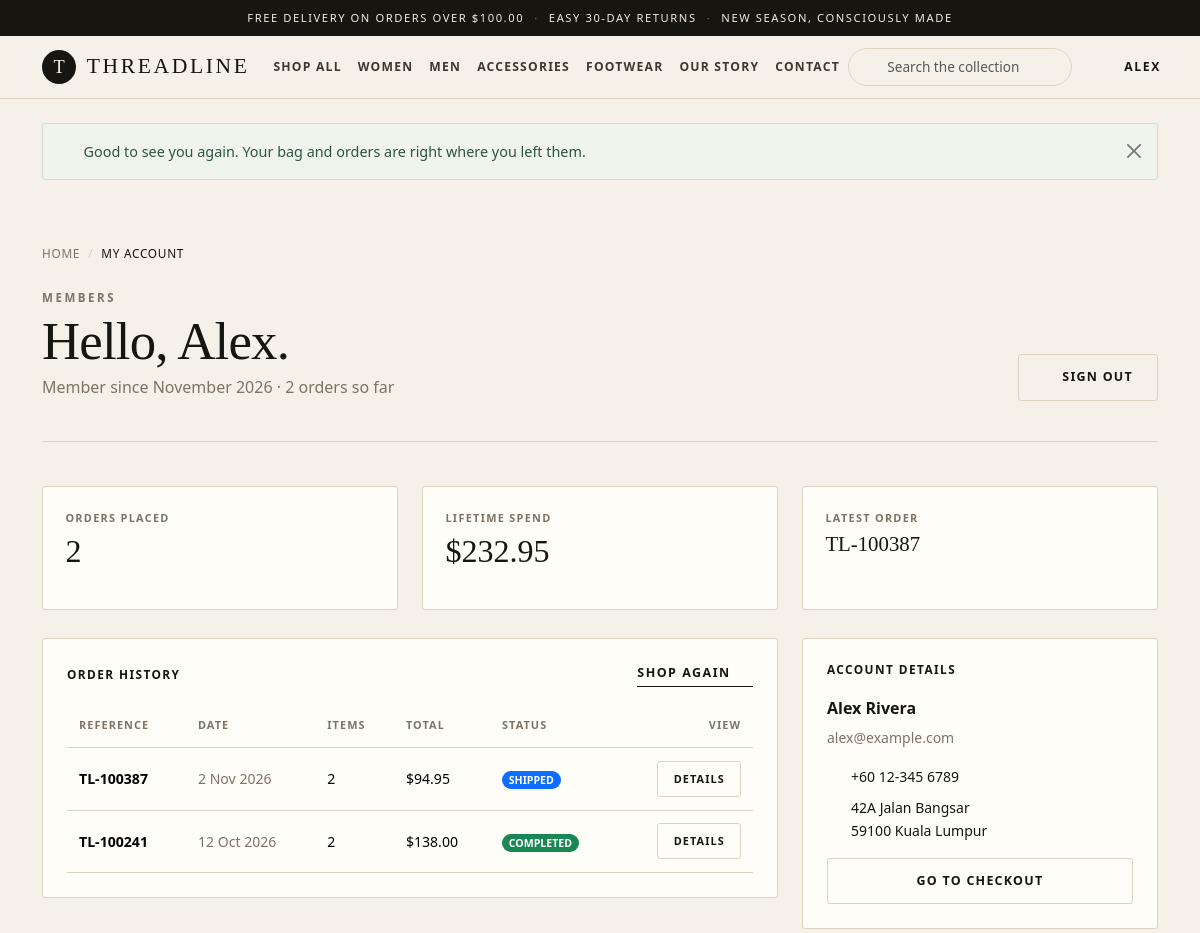
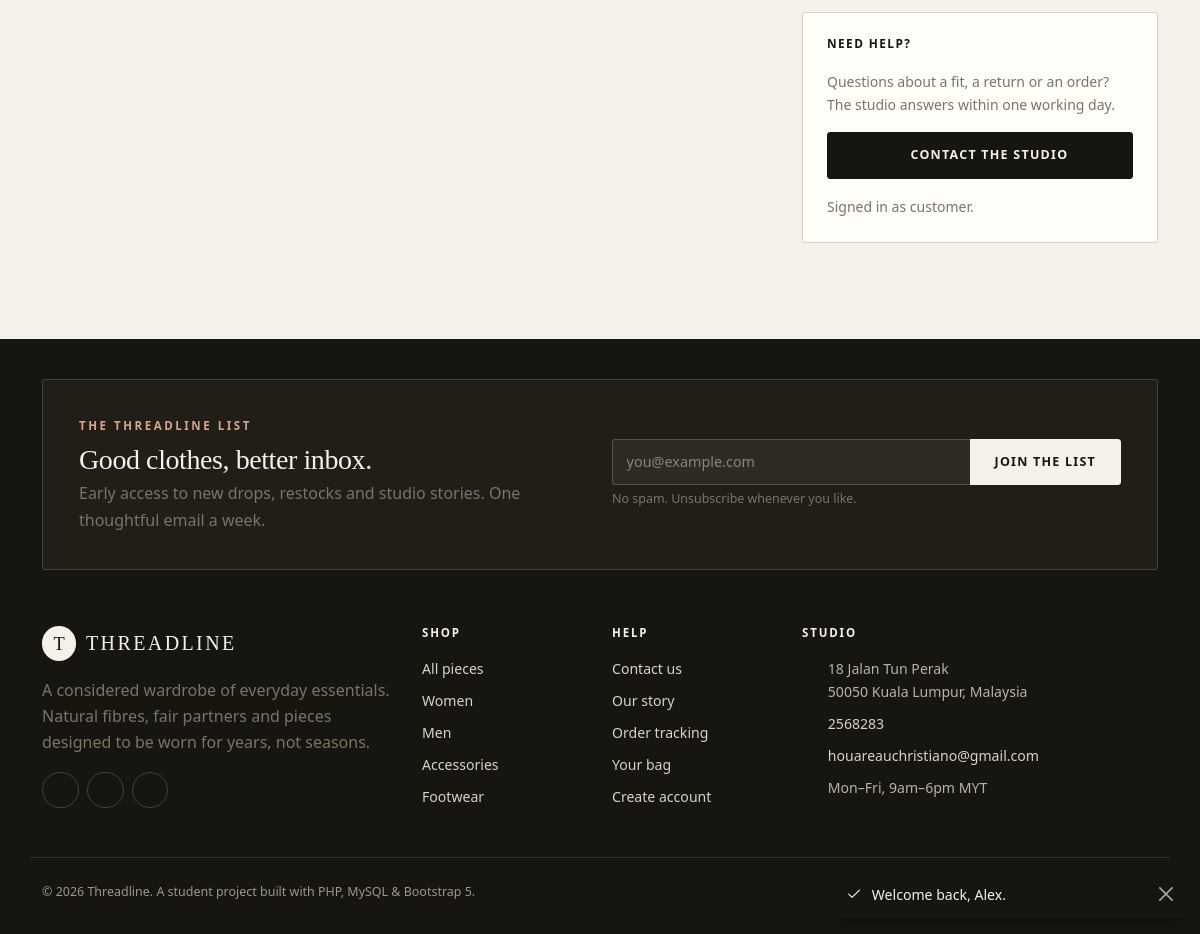
Page /account.php (signed in) on the committed database (2 pictures, top to bottom).
### tables this page shows
CREATE TABLE users (
    id            INT UNSIGNED AUTO_INCREMENT PRIMARY KEY,
    full_name     VARCHAR(100) NOT NULL,
    email         VARCHAR(150) NOT NULL,
    password_hash VARCHAR(255) NOT NULL,
    phone         VARCHAR(30) DEFAULT NULL,
    address       VARCHAR(255) DEFAULT NULL,
    city          VARCHAR(100) DEFAULT NULL,
    postcode      VARCHAR(20) DEFAULT NULL,
    role          ENUM('customer', 'admin') NOT NULL DEFAULT 'customer',
    created_at    TIMESTAMP NOT NULL DEFAULT CURRENT_TIMESTAMP,
    UNIQUE KEY uq_users_email (email)
);

CREATE TABLE orders (
    id             INT UNSIGNED AUTO_INCREMENT PRIMARY KEY,
    user_id        INT UNSIGNED NOT NULL,
    reference      VARCHAR(20) NOT NULL,
    full_name      VARCHAR(100) NOT NULL,
    email          VARCHAR(150) NOT NULL,
    phone          VARCHAR(30) NOT NULL,
    address        VARCHAR(255) NOT NULL,
    city           VARCHAR(100) NOT NULL,
    postcode       VARCHAR(20) NOT NULL,
    subtotal       DECIMAL(10, 2) NOT NULL,
    shipping       DECIMAL(10, 2) NOT NULL DEFAULT 0.00,
    total          DECIMAL(10, 2) NOT NULL,
    payment_method VARCHAR(30) NOT NULL DEFAULT 'card',
    status         ENUM('pending', 'paid', 'shipped', 'completed', 'cancelled')
                   NOT NULL DEFAULT 'pending',
    created_at     TIMESTAMP NOT NULL DEFAULT CURRENT_TIMESTAMP,
    UNIQUE KEY uq_orders_reference (reference),
    KEY idx_orders_user (user_id),
    CONSTRAINT fk_orders_user FOREIGN KEY (user_id)
        REFERENCES users (id) ON UPDATE CASCADE
);

### account.php (the view, shortened to what this page needs)
<?php
require_once __DIR__ . '/includes/auth.php';
$userId = (int) $_SESSION['user_id'];
$userStmt = $conn->prepare("SELECT * FROM users WHERE id = ?");
$userStmt->bind_param('i', $userId);
$userStmt->execute();
$user = $userStmt->get_result()->fetch_assoc();
$ordersStmt = $conn->prepare(
    "SELECT o.*, COUNT(oi.id) AS item_count
       FROM orders o
       LEFT JOIN order_items oi ON oi.order_id = o.id
      WHERE o.user_id = ?
      GROUP BY o.id
      ORDER BY o.created_at DESC"
);
$ordersStmt->bind_param('i', $userId);
$ordersStmt->execute();
$orders = $ordersStmt->get_result()->fetch_all(MYSQLI_ASSOC);
$totalSpent = array_sum(array_column($orders, 'total'));
$latestOrder = $orders[0] ?? null;
include __DIR__ . '/includes/header.php';
?>
<div class="container py-4 py-lg-5">
    <nav aria-label="Breadcrumb">
        <ol class="breadcrumb">
            <li class="breadcrumb-item"><a href="index.php">Home</a></li>
            <li class="breadcrumb-item active" aria-current="page">My account</li>
        </ol>
    </nav>
    <header class="page-header pt-2 d-flex flex-wrap align-items-end justify-content-between gap-3">
        <div>
            <p class="kicker">Members</p>
            <h1 class="mb-1">Hello, <?= e(explode(' ', $user['full_name'])[0]) ?>.</h1>
            <p>Member since <?= e(date('F Y', strtotime($user['created_at']))) ?> · <?= count($orders) ?> <?= count($orders) === 1 ? 'order' : 'orders' ?> so far</p>
        </div>
        <div class="d-flex flex-wrap gap-2">
            <a class="btn btn-outline-warm" href="logout.php"><?= icon('logout') ?> Sign out</a>
        </div>
    </header>
    <div class="row g-4">
        <div class="col-md-4">
            <div class="stat-card mb-3">
                <div class="d-flex justify-content-between align-items-start">
                    <div>
                        <p class="stat-label mb-0">Orders placed</p>
                        <p class="stat-value mb-0"><?= count($orders) ?></p>
                    </div>
                    <span class="stat-icon"><?= icon('box') ?></span>
                </div>
            </div>
        </div>
        <div class="col-md-4">
            <div class="stat-card mb-3">
                <div class="d-flex justify-content-between align-items-start">
                    <div>
                        <p class="stat-label mb-0">Lifetime spend</p>
                        <p class="stat-value mb-0"><?= money($totalSpent) ?></p>
                    </div>
                    <span class="stat-icon"><?= icon('card') ?></span>
                </div>
            </div>
        </div>
        <div class="col-md-4">
            <div class="stat-card mb-3">
                <div class="d-flex justify-content-between align-items-start">
                    <div>
                        <p class="stat-label mb-0">Latest order</p>
                        <p class="stat-value mb-0" style="font-size:1.3rem"><?= $latestOrder ? e($latestOrder['reference']) : '—' ?></p>
                    </div>
                    <span class="stat-icon"><?= icon('clock') ?></span>
                </div>
            </div>
        </div>
    </div>
    <div class="row g-4 mt-1">
        <div class="col-lg-8">
            <div class="panel">
                <div class="d-flex justify-content-between align-items-center mb-3">
                    <h2 class="panel-title mb-0">Order history</h2>
                    <a class="link-arrow" href="shop.php">Shop again <?= icon('arrow-right') ?></a>
                </div>
                <?php if (!$orders): ?>
                    <div class="empty-state border-0 py-4">
                        <?= icon('box') ?>
                        <h3 class="h5">No orders yet</h3>
                        <p class="text-muted-warm mb-3">Once you place an order it will appear here with live status.</p>
                        <a class="btn btn-ink" href="shop.php">Browse the collection</a>
                    </div>
                <?php else: ?>
                    <div class="table-responsive">
                        <table class="table table-threadline align-middle">
                            <thead>
                                <tr>
                                    <th scope="col">Reference</th>
                                    <th scope="col">Date</th>
                                    <th scope="col">Items</th>
                                    <th scope="col">Total</th>
                                    <th scope="col">Status</th>
                                    <th scope="col" class="text-end">View</th>
                                </tr>
                            </thead>
                            <tbody>
                                <?php foreach ($orders as $order): ?>
                                    <tr>
                                        <td class="fw-semibold"><?= e($order['reference']) ?></td>
                                        <td class="text-muted-warm"><?= e(date('j M Y', strtotime($order['created_at']))) ?></td>
                                        <td><?= (int) $order['item_count'] ?></td>
                                        <td><?= money($order['total']) ?></td>
                                        <td><?= status_badge($order['status']) ?></td>
                                        <td class="text-end">
                                            <a class="btn btn-sm btn-outline-warm" href="order-confirmation.php?ref=<?= urlencode($order['reference']) ?>">Details</a>
                                        </td>
                                    </tr>
                                <?php endforeach; ?>
                            </tbody>
                        </table>
                    </div>
                <?php endif; ?>
            </div>
        </div>
        <div class="col-lg-4">
            <div class="panel mb-3">
                <h2 class="panel-title">Account details</h2>
                <p class="mb-1 fw-semibold"><?= e($user['full_name']) ?></p>
                <p class="small text-muted-warm mb-3"><?= e($user['email']) ?></p>
                <ul class="list-unstyled small mb-3">
                    <li class="d-flex gap-2 mb-2"><?= icon('phone') ?><span><?= e($user['phone'] ?: 'No phone saved') ?></span></li>
                    <li class="d-flex gap-2"><?= icon('pin') ?><span><?= e($user['address'] ?: 'No address saved yet') ?><?= $user['city'] ? '<br>' . e($user['postcode']) . ' ' . e($user['city']) : '' ?></span></li>
                </ul>
                <a class="btn btn-outline-warm w-100" href="checkout.php">Go to checkout</a>
            </div>
            <div class="panel">
                <h2 class="panel-title">Need help?</h2>
                <p class="small text-muted-warm">Questions about a fit, a return or an order? The studio answers within one working day.</p>
                <a class="btn btn-ink w-100" href="contact.php"><?= icon('message') ?> Contact the studio</a>
                <p class="small text-muted-warm mt-3 mb-0">Signed in as <?= e($user['role']) ?>.</p>
            </div>
        </div>
    </div>
</div>
<?php include __DIR__ . '/includes/footer.php'; ?>

### includes/functions.php (shortened to what this page needs)
<?php
function e(mixed $value): string
{
    return htmlspecialchars((string) $value, ENT_QUOTES, 'UTF-8');
}
function money(float|int|string $amount): string
{
    return CURRENCY . number_format((float) $amount, 2);
}
function status_badge(string $status): string
{
    $map = [
        'pending' => 'warning',
        'paid' => 'info',
        'shipped' => 'primary',
        'completed' => 'success',
        'cancelled' => 'secondary',
    ];
    $class = $map[$status] ?? 'secondary';
    return '<span class="badge rounded-pill text-bg-' . $class . ' text-uppercase">' . e($status) . '</span>';
}
    ?>
    <?php
function icon(string $name, string $class = ''): string
{
    $body = $paths[$name] ?? $paths['info'];
    return '<svg class="icon ' . e($class) . '" viewBox="0 0 24 24" fill="none" stroke="currentColor" '
        . 'stroke-width="1.7" stroke-linecap="round" stroke-linejoin="round" aria-hidden="true">'
        . $body . '</svg>';
}

### assets/css/style.css (style rules this page uses)
:root { --ink: #17150f; --ink-soft: #3d382f; --cream: #f6f1e8; --paper: #fffdf8; --sand: #e8ddcd; --sand-deep: #d9cab4; --line: #ddd2c2; --accent: #a8442a; --accent-dark: #85331f; --olive: #59614c; --muted: #7c7366; --success: #3f6b4f; --radius: 3px; --shadow-soft: 0 18px 50px -30px rgba(23, 21, 15, .45); --font-body: "Segoe UI", "Helvetica Neue", Arial, sans-serif; --font-display: Georgia, "Times New Roman", serif; }
html { scroll-behavior: smooth; }
body { background: var(--cream); color: var(--ink); font-family: var(--font-body); font-size: 1rem; line-height: 1.65; -webkit-font-smoothing: antialiased; }
h1, h2, h3, h4, .display-font { font-family: var(--font-display); font-weight: 400; letter-spacing: -.015em; color: var(--ink); }
h1 { line-height: 1.08; }
h2 { line-height: 1.14; }
a { color: var(--ink); text-decoration-thickness: 1px; text-underline-offset: 3px; }
.text-muted-warm { color: var(--muted) !important; }
.icon { width: 1.15em; height: 1.15em; vertical-align: -.18em; flex-shrink: 0; }
.kicker { font-size: .72rem; letter-spacing: .22em; text-transform: uppercase; font-weight: 600; color: var(--accent); }
.link-arrow { display: inline-flex; align-items: center; gap: .5rem; font-size: .78rem; font-weight: 600; letter-spacing: .12em; text-transform: uppercase; text-decoration: none; border-bottom: 1px solid var(--ink); padding-bottom: .2rem; }
.link-arrow .icon { transition: transform .25s ease; }
.nav-search-icon .icon { width: 1rem; height: 1rem; }
.nav-account-toggle .icon { flex: none; }
.btn { border-radius: var(--radius); font-size: .78rem; font-weight: 600; letter-spacing: .1em; text-transform: uppercase; padding: .8rem 1.5rem; transition: all .2s ease; }
.btn-ink { background: var(--ink); border-color: var(--ink); color: var(--cream); }
.btn-outline-warm { border: 1px solid var(--line); color: var(--ink); background: transparent; }
.btn-sm { padding: .55rem .95rem; font-size: .68rem; }
.page-header { padding: 3.5rem 0 2.5rem; border-bottom: 1px solid var(--line); margin-bottom: 2.75rem; }
.page-header h1 { font-size: clamp(2.2rem, 4.4vw, 3.6rem); margin: .4rem 0 .6rem; }
.page-header p { color: var(--muted); max-width: 40rem; margin: 0; }
.breadcrumb { font-size: .74rem; letter-spacing: .06em; text-transform: uppercase; margin-bottom: 1rem; }
.breadcrumb-item a { color: var(--muted); text-decoration: none; }
.breadcrumb-item.active { color: var(--ink); }
.breadcrumb-item + .breadcrumb-item::before { content: "/"; color: var(--sand-deep); }
.stat-card { background: var(--paper); border: 1px solid var(--line); border-radius: var(--radius); padding: 1.4rem; height: 100%; }
.stat-label { font-size: .68rem; letter-spacing: .12em; text-transform: uppercase; color: var(--muted); font-weight: 600; }
.stat-value { font-family: var(--font-display); font-size: 2rem; line-height: 1.2; margin: .3rem 0 .2rem; }
.stat-icon { color: var(--accent); opacity: .85; }
.stat-icon .icon { width: 1.6rem; height: 1.6rem; }
.panel { background: var(--paper); border: 1px solid var(--line); border-radius: var(--radius); padding: 1.5rem; }
.panel-title { font-family: var(--font-body); font-size: .74rem; letter-spacing: .12em; text-transform: uppercase; font-weight: 700; margin-bottom: 1.2rem; }
.table-threadline { --bs-table-bg: transparent; margin-bottom: 0; font-size: .88rem; }
.table-threadline > :not(caption) > * > * { padding: .8rem .75rem; border-bottom-color: var(--line); vertical-align: middle; }
.table-threadline thead th { font-size: .68rem; letter-spacing: .1em; text-transform: uppercase; color: var(--muted); font-weight: 700; border-bottom-width: 1px; white-space: nowrap; }
.footer-list .icon { margin-top: .2rem; opacity: .7; }

### rows in the picture
users: full_name "Alex", created_at "November 2026", full_name "Alex Rivera", email "alex@example.com", phone "+60 12-345 6789", address "42A Jalan Bangsar", postcode "59100", city "Kuala Lumpur", role "customer"
orders: reference "TL-100387", created_at "2 Nov 2026", item_count "2", total "$94.95", status "SHIPPED"
orders: reference "TL-100241", created_at "12 Oct 2026", item_count "2", total "$138.00", status "COMPLETED"

### other values in the picture
money(FREE_SHIPPING_THRESHOLD) "$100.00"
SITE_NAME "THREADLINE"
explode(' ', current_user_name())[0] "ALEX"
$flash['message'] "Good to see you again. Your bag and orders are right where you left them."
count($orders) "2"
money($totalSpent) "$232.95"
SITE_NAME "Threadline"
